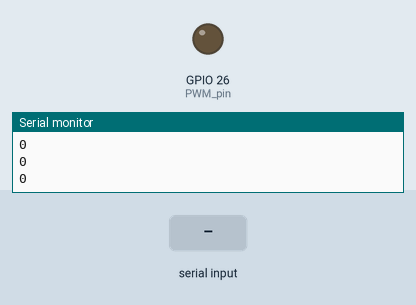
This sketch was run on a simulated ESP32. On the bench: output pins drawn as LEDs (lit = HIGH), the last lines printed to the serial monitor. The inputs (shaded band) are chosen by the test bench.

Above: at 1.2 s.
1.3 s: "90,45\n" received over Serial
At 1.8 s:
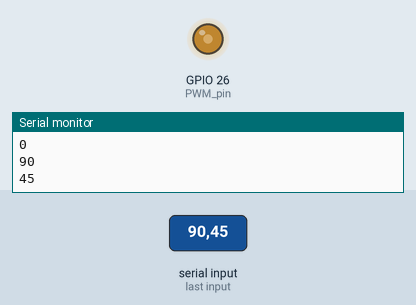
3.8 s: "5\n" received over Serial
At 4.2 s:
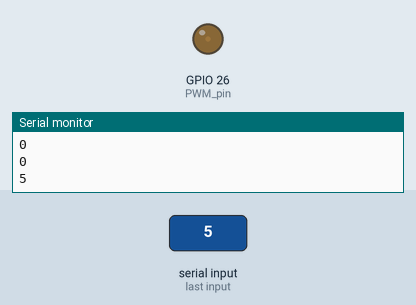
Timing chart, 0 to 6.8 s (numbered marks = the images above; inputs shaded):
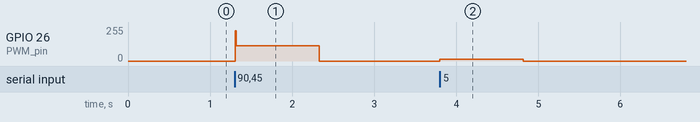

Measured:
- after the input at 1.3 s, GPIO 26 (PWM_pin): 0/255 → 114/255 at once, → 0/255 1.0 s later
- after the input at 3.8 s, GPIO 26 (PWM_pin): 0/255 → 12/255 at once, → 0/255 1.0 s later

The sketch:

suctioncup_pwm.ino
```cpp
#define PWM_pin 26  // A0 in ESP32

const int freq = 30;
const int pwmChannel = 1;
const int resolution = 8;

int pwm;

void setup() {
  // put your setup code here, to run once:
  Serial.begin(115200);

  ledcSetup(pwmChannel, freq, resolution);
  ledcAttachPin(PWM_pin, pwmChannel);

}

void loop() {
  // put your main code here, to run repeatedly:

  if(Serial.available()) {
    int val = Serial.parseInt();
    pwm = val;
  }

  int pwm_8bit = map(pwm, 0, 100, 0, 255);
  ledcWrite(pwmChannel, pwm_8bit);
  Serial.println(pwm);

  delay(10);

}
```
